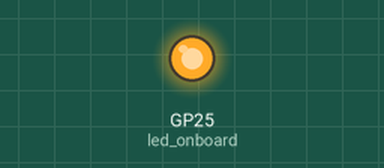
This program was run on a simulated Raspberry Pi Pico running MicroPython. Parts: output pins drawn as LEDs (lit = HIGH). At 5.0 s the program stops and its outputs stay as they are.

Above: at 0.1 s.
At 5.1 s:
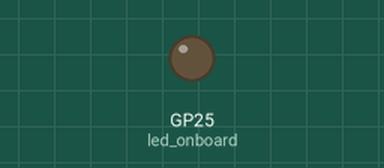
Timing chart, 0 to 6.5 s (numbered marks = the images above):
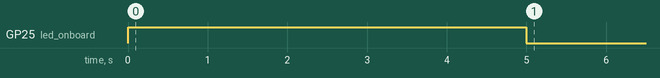

The program:

led.py
```python
# Lets blink LEDs conected with your Raspberry Pi Pico by SKANTA (TechCree)
#switch the Board LED on or off
# Bibliotheken laden
from machine import Pin
from utime import sleep

# Initialisierung der Onboard-LED
led_onboard = Pin("LED", Pin.OUT)

# LED einschalten
led_onboard.on()

# 5 Sekunden warten
sleep(5)

# LED ausschalten
led_onboard.off()
```

Measured:
- by itself, GP25 (led_onboard): LOW → HIGH at 0.00 s, → LOW 5.0 s later
